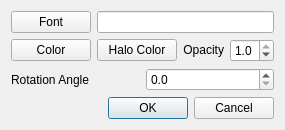
<?xml version="1.0" encoding="UTF-8"?>
<ui version="4.0">
 <class>CaptionInputDialog</class>
 <widget class="QDialog" name="CaptionInputDialog">
  <property name="windowTitle">
   <string>CaptionDialog</string>
  </property>
  <property name="toolTip">
   <string>Add captions.
Once the captions are added, they can be edited, moved and animated.
Hover over a caption to activate it and press spacebar to edit it.
Users can display frame number - $#f, time step number in volume - $#v[0-3],
interpolated values - $n(value) and dial $d(value), within caption.

For $n(val) and $d(val), the values val will be interpolated for
inbetween frames.  In the case of $n, these values will be displayed
as numbers, where as in the case of $d, these values will be displayed
as a pie (0-360 degrees).  The values for pie can be greater than 360
or less than 0 - the pie displayed will change accordingly.  Caption
halocolor is used as background and color is used as foreground for
the pie, but these colors flip with the number of complete turns.

Dial will always be shown at the start of the text.

Example :
$4f will display frame numbers with padded 0s.
$3v0 will display time step number for volume 0.
$2v1 will display time step number for volume 1.
$d(90) will display quarter dial with halocolor as background.
$d(450) will also display quarter dial with halocolor as foreground.
&quot;Temperature : $n(3.032)&quot; will display &quot;Temperature :3.03&quot;
                    if &quot;floatprecision&quot; is set to 2.
&quot;Temperature : $n(3.032)&quot; will display &quot;Temperature :3&quot;
                    if &quot;floatprecision&quot; is set to 0.
If one keyframe has $n(val1) or $d(val1) and subsequent keyframe has
$n(val2) or $d(val2) then the intermediate frames will have interpolated
values between val1 and val2.
</string>
  </property>
  <property name="whatsThis">
   <string>Add captions.
Once the captions are added, they can be edited, moved and animated.
Hover over a caption to activate it and press spacebar to edit it.
Users can display frame number - $#f, time step number in volume - $#v[0-3],
interpolated values - $n(value) and dial $d(value), within caption.

For $n(val) and $d(val), the values val will be interpolated for
inbetween frames.  In the case of $n, these values will be displayed
as numbers, where as in the case of $d, these values will be displayed
as a pie (0-360 degrees).  The values for pie can be greater than 360
or less than 0 - the pie displayed will change accordingly.  Caption
halocolor is used as background and color is used as foreground for
the pie, but these colors flip with the number of complete turns.

Dial will always be shown at the start of the text.

Example :
$4f will display frame numbers with padded 0s.
$3v0 will display time step number for volume 0.
$2v1 will display time step number for volume 1.
$d(90) will display quarter dial with halocolor as background.
$d(450) will also display quarter dial with halocolor as foreground.
&quot;Temperature : $n(3.032)&quot; will display &quot;Temperature :3.03&quot;
                    if &quot;floatprecision&quot; is set to 2.
&quot;Temperature : $n(3.032)&quot; will display &quot;Temperature :3&quot;
                    if &quot;floatprecision&quot; is set to 0.
If one keyframe has $n(val1) or $d(val1) and subsequent keyframe has
$n(val2) or $d(val2) then the intermediate frames will have interpolated
values between val1 and val2.
</string>
  </property>
  <layout class="QVBoxLayout" name="verticalLayout">
   <item>
    <layout class="QHBoxLayout" name="horizontalLayout_2">
     <item>
      <widget class="QPushButton" name="font">
       <property name="text">
        <string>Font</string>
       </property>
      </widget>
     </item>
     <item>
      <widget class="QLineEdit" name="text"/>
     </item>
    </layout>
   </item>
   <item>
    <layout class="QHBoxLayout" name="horizontalLayout">
     <item>
      <widget class="QPushButton" name="color">
       <property name="text">
        <string>Color</string>
       </property>
      </widget>
     </item>
     <item>
      <widget class="QPushButton" name="haloColor">
       <property name="text">
        <string>Halo Color</string>
       </property>
      </widget>
     </item>
     <item>
      <widget class="QLabel" name="opacityLabel">
       <property name="sizePolicy">
        <sizepolicy hsizetype="Preferred" vsizetype="Fixed">
         <horstretch>0</horstretch>
         <verstretch>0</verstretch>
        </sizepolicy>
       </property>
       <property name="text">
        <string>Opacity</string>
       </property>
       <property name="alignment">
        <set>Qt::AlignRight|Qt::AlignTrailing|Qt::AlignVCenter</set>
       </property>
      </widget>
     </item>
     <item>
      <widget class="QDoubleSpinBox" name="opacity">
       <property name="decimals">
        <number>1</number>
       </property>
       <property name="maximum">
        <double>1.000000000000000</double>
       </property>
       <property name="singleStep">
        <double>0.100000000000000</double>
       </property>
       <property name="value">
        <double>1.000000000000000</double>
       </property>
      </widget>
     </item>
    </layout>
   </item>
   <item>
    <layout class="QHBoxLayout" name="horizontalLayout_3">
     <item>
      <widget class="QLabel" name="angleLabel">
       <property name="text">
        <string>Rotation Angle</string>
       </property>
      </widget>
     </item>
     <item>
      <widget class="QDoubleSpinBox" name="angle">
       <property name="decimals">
        <number>1</number>
       </property>
       <property name="maximum">
        <double>360.000000000000000</double>
       </property>
      </widget>
     </item>
    </layout>
   </item>
   <item>
    <widget class="QDialogButtonBox" name="buttonBox">
     <property name="orientation">
      <enum>Qt::Horizontal</enum>
     </property>
     <property name="standardButtons">
      <set>QDialogButtonBox::Cancel|QDialogButtonBox::Ok</set>
     </property>
    </widget>
   </item>
  </layout>
 </widget>
 <resources/>
 <connections/>
</ui>
